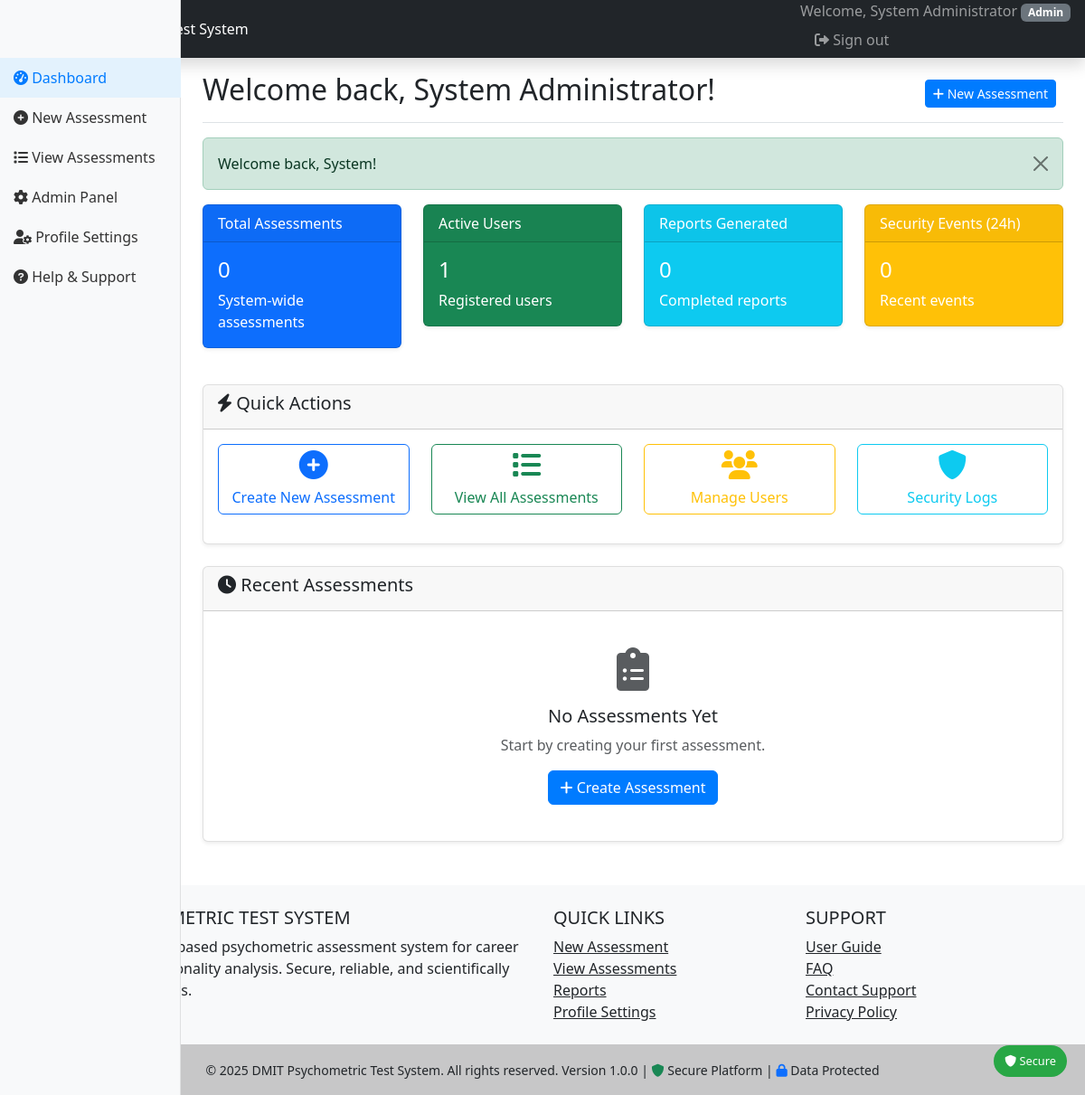
/index.php (signed in), run on an earlier commit of the app's database.
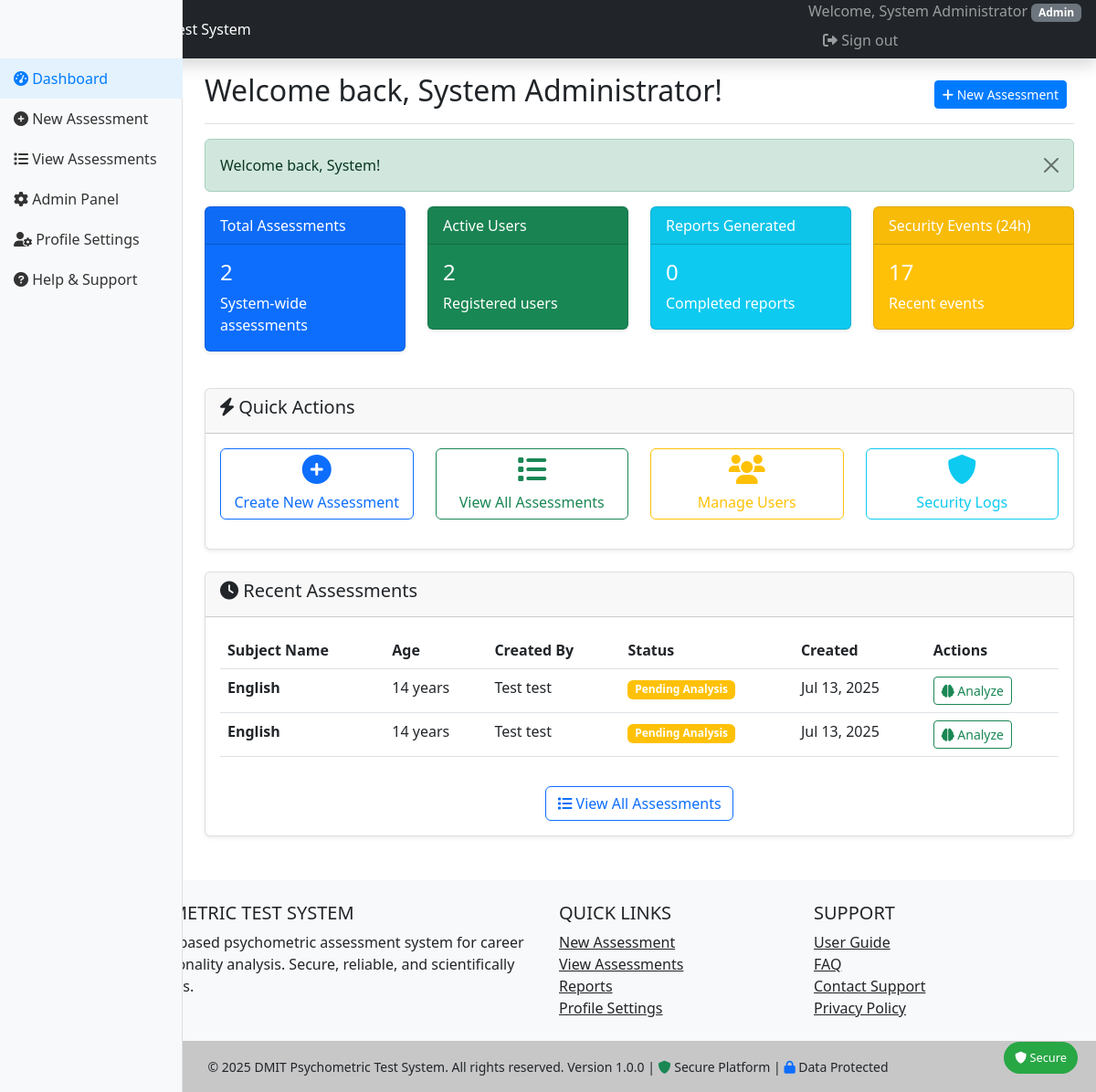
And on a later commit of the database.
### tables this page shows
CREATE TABLE `assessment_subjects` (
  `id` int(11) NOT NULL,
  `user_id` int(11) NOT NULL,
  `subject_name` varchar(100) NOT NULL,
  `date_of_birth` date NOT NULL,
  `gender` enum('male','female','other') NOT NULL,
  `age_at_assessment` int(11) NOT NULL,
  `parent_name` varchar(100) DEFAULT NULL,
  `contact_email` varchar(100) DEFAULT NULL,
  `contact_phone` varchar(15) DEFAULT NULL,
  `school_name` varchar(100) DEFAULT NULL,
  `grade_class` varchar(20) DEFAULT NULL,
  `created_at` timestamp NULL DEFAULT current_timestamp(),
  `updated_at` timestamp NULL DEFAULT current_timestamp() ON UPDATE current_timestamp()
);

CREATE TABLE `users` (
  `id` int(11) NOT NULL,
  `username` varchar(50) NOT NULL,
  `email` varchar(100) NOT NULL,
  `password_hash` varchar(255) NOT NULL,
  `salt` varchar(32) NOT NULL,
  `role` enum('admin','counselor','user') DEFAULT 'user',
  `first_name` varchar(50) NOT NULL,
  `last_name` varchar(50) NOT NULL,
  `phone` varchar(15) DEFAULT NULL,
  `date_of_birth` date DEFAULT NULL,
  `gender` enum('male','female','other') DEFAULT NULL,
  `is_active` tinyint(1) DEFAULT 1,
  `email_verified` tinyint(1) DEFAULT 0,
  `verification_token` varchar(255) DEFAULT NULL,
  `reset_token` varchar(255) DEFAULT NULL,
  `reset_token_expires` datetime DEFAULT NULL,
  `last_login` datetime DEFAULT NULL,
  `login_attempts` int(11) DEFAULT 0,
  `locked_until` datetime DEFAULT NULL,
  `created_at` timestamp NULL DEFAULT current_timestamp(),
  `updated_at` timestamp NULL DEFAULT current_timestamp() ON UPDATE current_timestamp()
);

### includes/functions.php (called while the page is built, shortened)
<?php
function url($path = '') {
    $path = ltrim($path, '/');
    if ($path === 'index.php' || $path === '') {
        return BASE_URL . 'index.php';
    }
    $currentDir = dirname($_SERVER['SCRIPT_NAME']);
    $baseDir = '/DMIT-Psychometric-Test';
    return $path;
}
function formatDate($date, $format = 'Y-m-d H:i:s') {
    return date($format, strtotime($date));
}
?>

### index.php (the view, shortened to what the changed rows need)
<?php
require_once 'config/config.php';
try {
    $database = new Database();
    $conn = $database->getConnection();
    $userId = $_SESSION['user_id'];
    $userRole = $_SESSION['user_role'];
    $stats = [];
    if ($userRole === 'admin') {
        $stmt = $conn->prepare("SELECT COUNT(*) as count FROM assessment_subjects");
        $stmt->execute();
        $stats['total_assessments'] = $stmt->fetch()['count'];
        $stmt = $conn->prepare("SELECT COUNT(*) as count FROM users WHERE is_active = 1");
        $stmt->execute();
        $stats['total_users'] = $stmt->fetch()['count'];
        $stmt = $conn->prepare("SELECT COUNT(*) as count FROM assessment_reports WHERE report_status = 'completed'");
        $stmt->execute();
        $stats['completed_reports'] = $stmt->fetch()['count'];
        $stmt = $conn->prepare("
            SELECT COUNT(*) as count
            FROM security_events
            WHERE created_at >= DATE_SUB(NOW(), INTERVAL 24 HOUR)
        ");
        $stmt->execute();
        $stats['security_events'] = $stmt->fetch()['count'];
    }
    $recentQuery = $userRole === 'admin' ?
        "SELECT s.*, u.first_name, u.last_name,
                (SELECT COUNT(*) FROM intelligence_scores i WHERE i.subject_id = s.id) as analysis_complete
         FROM assessment_subjects s
         LEFT JOIN users u ON s.user_id = u.id
         ORDER BY s.created_at DESC LIMIT 5" :
        "SELECT s.*,
                (SELECT COUNT(*) FROM intelligence_scores i WHERE i.subject_id = s.id) as analysis_complete
         FROM assessment_subjects s
         WHERE s.user_id = ?
         ORDER BY s.created_at DESC LIMIT 5";
    $stmt = $conn->prepare($recentQuery);
    if ($userRole !== 'admin') {
        $stmt->execute([$userId]);
    } else {
        $stmt->execute();
    }
    $recentAssessments = $stmt->fetchAll();
} catch (Exception $e) {
    $stats = [];
    $recentAssessments = [];
    error_log("Dashboard error: " . $e->getMessage());
}
include 'includes/header.php';
?>
<div class="container-fluid">
    <div class="row">
        <main class="col-md-9 ms-sm-auto col-lg-10 px-md-4">
            <div class="d-flex justify-content-between flex-wrap flex-md-nowrap align-items-center pt-3 pb-2 mb-3 border-bottom">
                <h1 class="h2">
                    Welcome back, <?php echo htmlspecialchars($_SESSION['user_name']); ?>!
                </h1>
            </div>
            <div class="row mb-4">
                <?php if ($userRole === 'admin'): ?>
                    <div class="col-md-3">
                        <div class="card text-white bg-primary mb-3">
                            <div class="card-header">Total Assessments</div>
                            <div class="card-body">
                                <h4 class="card-title"><?php echo $stats['total_assessments'] ?? 0; ?></h4>
                                <p class="card-text">System-wide assessments</p>
                            </div>
                        </div>
                    </div>
                    <div class="col-md-3">
                        <div class="card text-white bg-success mb-3">
                            <div class="card-header">Active Users</div>
                            <div class="card-body">
                                <h4 class="card-title"><?php echo $stats['total_users'] ?? 0; ?></h4>
                                <p class="card-text">Registered users</p>
                            </div>
                        </div>
                    </div>
                    <div class="col-md-3">
                        <div class="card text-white bg-info mb-3">
                            <div class="card-header">Reports Generated</div>
                            <div class="card-body">
                                <h4 class="card-title"><?php echo $stats['completed_reports'] ?? 0; ?></h4>
                                <p class="card-text">Completed reports</p>
                            </div>
                        </div>
                    </div>
                    <div class="col-md-3">
                        <div class="card text-white bg-warning mb-3">
                            <div class="card-header">Security Events (24h)</div>
                            <div class="card-body">
                                <h4 class="card-title"><?php echo $stats['security_events'] ?? 0; ?></h4>
                                <p class="card-text">Recent events</p>
                            </div>
                        </div>
                    </div>
                <?php endif; ?>
            </div>
            <div class="row">
                <div class="col-12">
                    <div class="card">
                        <div class="card-body">
                            <?php if (empty($recentAssessments)): ?>
                                <div class="text-center py-4">
                                    <i class="fas fa-clipboard-list fa-3x text-muted mb-3"></i>
                                    <h5>No Assessments Yet</h5>
                                    <p class="text-muted">Start by creating your first assessment.</p>
                                    <a href="<?php echo url('assessments/new.php'); ?>" class="btn btn-primary">
                                        <i class="fas fa-plus"></i> Create Assessment
                                    </a>
                                </div>
                            <?php else: ?>
                                <div class="table-responsive">
                                    <table class="table table-hover">
                                        <thead>
                                            <tr>
                                                <th>Subject Name</th>
                                                <th>Age</th>
                                                <?php if ($userRole === 'admin'): ?>
                                                <th>Created By</th>
                                                <?php endif; ?>
                                                <th>Status</th>
                                                <th>Created</th>
                                                <th>Actions</th>
                                            </tr>
                                        </thead>
                                        <tbody>
                                            <?php foreach ($recentAssessments as $assessment): ?>
                                            <tr>
                                                <td>
                                                    <strong><?php echo htmlspecialchars($assessment['subject_name']); ?></strong>
                                                </td>
                                                <td><?php echo $assessment['age_at_assessment']; ?> years</td>
                                                <?php if ($userRole === 'admin'): ?>
                                                <td><?php echo htmlspecialchars($assessment['first_name'] . ' ' . $assessment['last_name']); ?></td>
                                                <?php endif; ?>
                                                <td>
                                                    <?php if ($assessment['analysis_complete'] > 0): ?>
                                                        <span class="badge bg-success">Analysis Complete</span>
                                                    <?php else: ?>
                                                        <span class="badge bg-warning">Pending Analysis</span>
                                                    <?php endif; ?>
                                                </td>
                                                <td><?php echo formatDate($assessment['created_at'], 'M d, Y'); ?></td>
                                                <td>
                                                    <?php if ($assessment['analysis_complete'] > 0): ?>
                                                        <a href="assessments/report.php?id=<?php echo $assessment['id']; ?>"
                                                           class="btn btn-sm btn-outline-primary">
                                                            <i class="fas fa-file-pdf"></i> Report
                                                        </a>
                                                    <?php else: ?>
                                                        <a href="assessments/analysis.php?id=<?php echo $assessment['id']; ?>"
                                                           class="btn btn-sm btn-outline-success">
                                                            <i class="fas fa-brain"></i> Analyze
                                                        </a>
                                                    <?php endif; ?>
                                                </td>
                                            </tr>
                                            <?php endforeach; ?>
                                        </tbody>
                                    </table>
                                </div>
                                <div class="text-center mt-3">
                                    <a href="<?php echo url('assessments/list.php'); ?>" class="btn btn-outline-primary">
                                        <i class="fas fa-list"></i> View All Assessments
                                    </a>
                                </div>
                            <?php endif; ?>
                        </div>
                    </div>
                </div>
            </div>
        </main>
    </div>
</div>
<?php include 'includes/footer.php'; ?>

What changed in the data, as far as the page shows it:
added assessment_subjects: subject_name "English", age_at_assessment "14", user.last_name "Test test", created_at "Jul 13, 2025"
added assessment_subjects: subject_name "English", age_at_assessment "14", user.last_name "Test test", created_at "Jul 13, 2025"
Also different on the page:
$stats['total_assessments']: "0" → "2"
$stats['total_users']: "1" → "2"
$stats['security_events']: "0" → "17"
text no longer shown: "No Assessments Yet Start by creating your first assessment. Create Assessment"
text now shown: "Subject Name Age Created By Status Created Actions View All Assessments"
